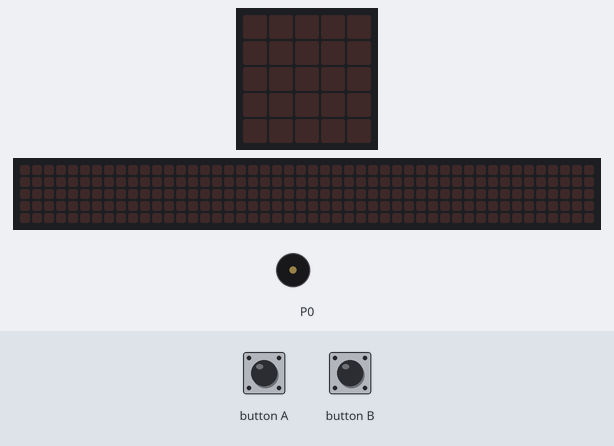
A program run on a simulated BBC micro:bit running MicroPython. Shown: the board's 5×5 LED display, a strip that is not on the board, showing the scrolling text unrolled, buzzer (waves = sounding). The test bench sets the inputs (shaded band). Random numbers come from a fixed seed; the 48×5 strip is a reading aid, not a part: it shows the text the display is scrolling, unrolled, one strip-width of it at a time.

Above: at 1.2 s.
1.3 s: button A pressed for 0.15 s
At 1.37 s:
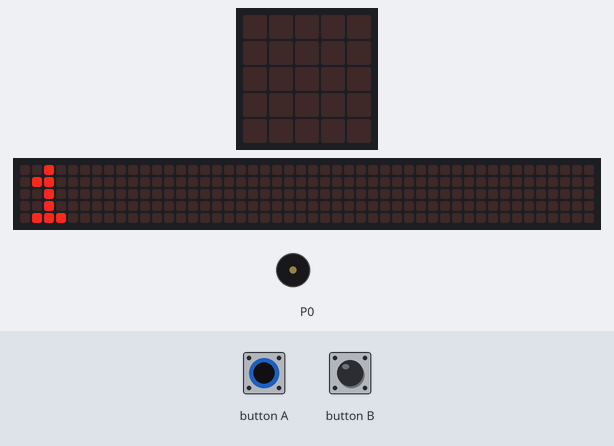
At 2.75 s:
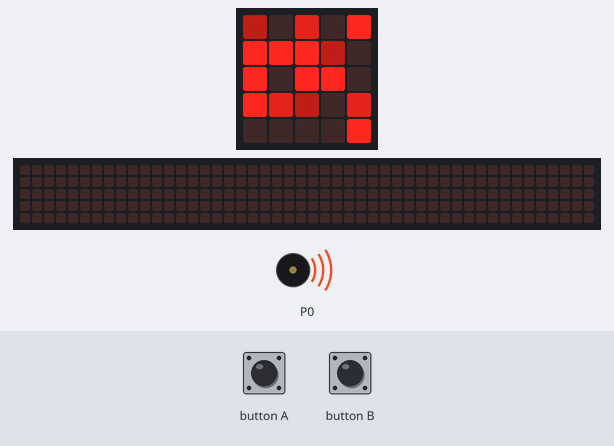
Timing chart, 0 to 21.3 s (numbered marks = the images above; inputs shaded):
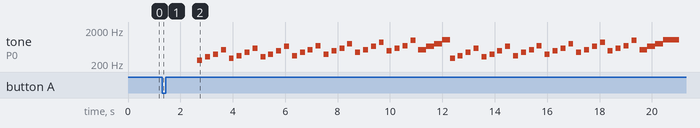

The program:

MusicPlayer.py
```python
from microbit import *
import music
import random


piano = [
    'F#4:2', 'G#4:2', 'A4:2', 'B4:2',
    'C#5:2', 'B4:2', 'A4:2', 'G#4:2',
    'F#4:2', 'E4:2', 'F#4:2', 'G#4:2',

    # Main Theme
    'A4:2', 'B4:2', 'C#5:2', 'D5:2',
    'E5:2', 'D5:2', 'C#5:2', 'B4:2',
    'A4:2', 'G#4:2', 'F#4:2', 'E4:2',
    'F#4:2', 'G#4:2', 'A4:2', 'B4:2',

    # Bridge
    'C#5:2', 'B4:2', 'A4:2', 'G#4:2',
    'F#4:2', 'E4:2', 'D#4:2', 'E4:2',
    'F#4:2', 'G#4:2', 'A4:2', 'B4:2',

    # Climax
    'C#5:2', 'D5:2', 'E5:2', 'F#5:2',
    'G#5:2', 'A5:2', 'B5:2', 'C#6:2',
    'D6:2', 'E6:2', 'F#6:2', 'G#6:2',

    # Outro
    'A5:2', 'G#5:2', 'F#5:2', 'E5:2',
    'D5:2', 'C#5:2', 'B4:2', 'A4:2',
    'G#4:2', 'F#4:2', 'E4:2', 'D#4:2',
    'E4:4', 'r:4'
]
happy_birthday = ['C4:2', 'E4:2', 'G4:2', 'C5:2',
    'D4:2', 'F4:2', 'A4:2', 'D5:2',
    'E4:2', 'G4:2', 'B4:2', 'E5:2',
    'F4:2', 'A4:2', 'C5:2', 'F5:2',

    'G4:2', 'B4:2', 'D5:2', 'G5:2',
    'A4:2', 'C5:2', 'E5:2', 'A5:2',
    'B4:2', 'D5:2', 'F5:2', 'B5:2',
    'C5:4', 'E5:4', 'G5:4', 'C6:4',

    # Repeat and expand for length
    'D4:2', 'F4:2', 'A4:2', 'D5:2',
    'E4:2', 'G4:2', 'B4:2', 'E5:2',
    'F4:2', 'A4:2', 'C5:2', 'F5:2',
    'G4:2', 'B4:2', 'D5:2', 'G5:2',

    'A4:2', 'C5:2', 'E5:2', 'A5:2',
    'B4:2', 'D5:2', 'F5:2', 'B5:2',
    'C5:4', 'E5:4', 'G5:4', 'C6:4',
    'C6:8', 'r:4']
bomb=['C4:4', 'r:2',
    'C4:4', 'r:2',
    'C4:4', 'r:1',
    'C4:4', 'r:1',
    'C4:4', 'r:1',
    'C4:4', 'r:1',
    'C4:2', 'r:1',
    'C4:2', 'r:1',
    'C4:1', 'r:1',
    'C4:1', 'r:1',
    'C3:8']
song=['C4:2', 'C4:2', 'D4:4', 'C4:4', 'F4:4', 'E4:8', 'r:2',
    'C4:2', 'C4:2', 'D4:4', 'C4:4', 'G4:4', 'F4:8', 'r:2',
    'C4:2', 'C4:2', 'C5:4', 'A4:4', 'F4:4', 'E4:4', 'D4:4', 'r:2',
    'Bb4:2', 'Bb4:2', 'A4:4', 'F4:4', 'G4:4', 'F4:8', 'r:4',

    # Repeat with slight variation
    'C4:2', 'C4:2', 'D4:4', 'C4:4', 'F4:4', 'E4:8', 'r:2',
    'C4:2', 'C4:2', 'D4:4', 'C4:4', 'G4:4', 'F4:8', 'r:2',
    'C4:2', 'C4:2', 'C5:4', 'A4:4', 'F4:4', 'E4:4', 'D4:4', 'r:2',
    'Bb4:2', 'Bb4:2', 'A4:4', 'F4:4', 'G4:4', 'F4:8', 'r:4']
tune=['A4:2', 'C5:2', 'B4:2', 'G4:2', 'E4:2', 'F4:2', 'G4:2', 'A4:4']

songs = [
    happy_birthday,
    piano,
    bomb,
    song,
    tune

]

song_titles = ["1", "2", "3", "4", "5"]
current_song = 0

def generate_frame():
    grid = []
    for y in range(5):
        row = ''
        for x in range(5):
            row += str(random.choice([0, 3, 6, 9]))
        grid.append(row)
    return Image(":".join(grid))

def play_song(song):
    music.set_tempo(bpm=150)
    for note in song:
        music.play([note], wait=False)
        display.show(generate_frame())
        sleep(300)
    display.show(Image.HAPPY)

while True:
    if button_a.was_pressed():
        display.scroll(song_titles[current_song])
        play_song(songs[current_song])

    if button_b.was_pressed():
        current_song = (current_song + 1) % len(songs)
        display.scroll("Next: " + song_titles[current_song])
```

Measured:
- after the input at 1.3 s, tone on P0: plays 262 Hz for 0.19 s, 330 Hz for 0.19 s, 392 Hz for 0.19 s, 523 Hz for 0.19 s, 294 Hz for 0.19 s, 349 Hz for 0.19 s … (60 notes in this stretch), starting after 1.4 s; the display: changes at once (image 1)
